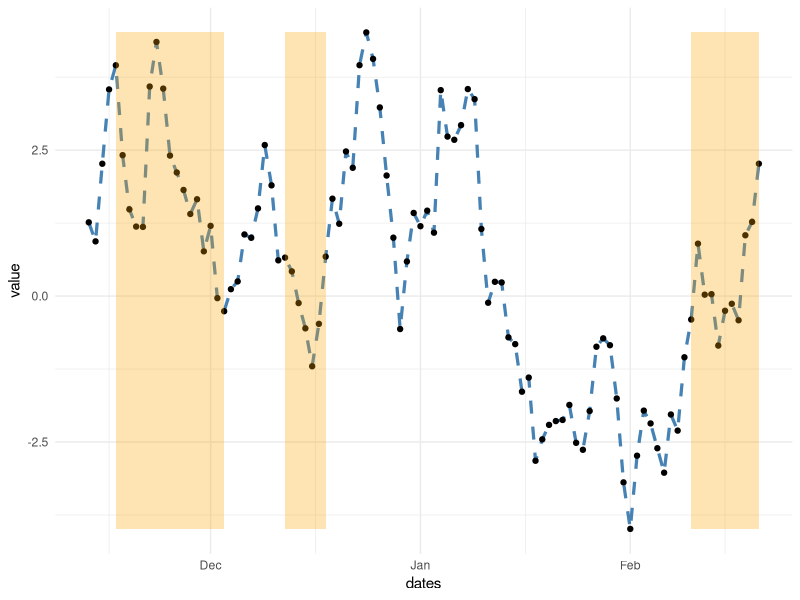

Generate this figure with R:
####################
### HIGHLIGHTING ###
####################

## Example data
set.seed(0)
dat <- data.frame(dates=seq.Date(Sys.Date(), Sys.Date()+99, 1),
                  value=cumsum(rnorm(100)))

## Determine highlighted regions
v <- rep(0, 100)
v[c(5:20, 30:35, 90:100)] <- 1

## Get the start and end points for highlighted regions
inds <- diff(c(0, v))
start <- dat$dates[inds == 1]
end <- dat$dates[inds == -1]
if (length(start) > length(end)) end <- c(end, tail(dat$dates, 1))

## highlight region data
rects <- data.frame(start=start, end=end, group=seq_along(start))

library(ggplot2)
ggplot(data=dat, aes(dates, value)) +
  theme_minimal() +
  geom_line(lty=2, color="steelblue", lwd=1.1) +
  geom_point() +
  geom_rect(data=rects, inherit.aes=FALSE, aes(xmin=start, xmax=end, ymin=min(dat$value),
                                               ymax=max(dat$value), group=group), color="transparent", fill="orange", alpha=0.3)
